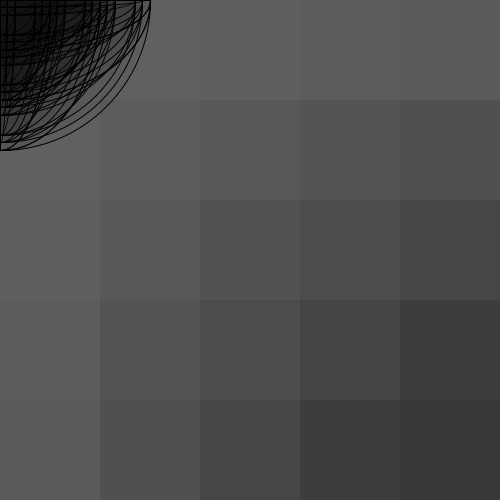
Frame 1 (no input)
Frame 60 (the mouse pressed at the canvas centre just before this capture): identical to frame 1, image omitted
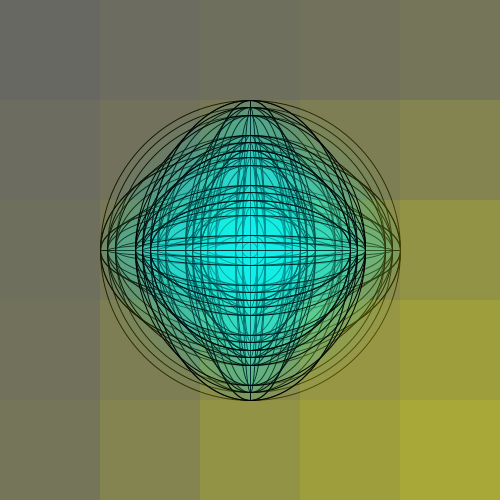
Frame 120 (the mouse held since frame 60 and released just before this capture)

The Processing sketch that drew these frames (run headless with seeded random() and noise(); from frame 60 on, the mouse is pressed at the canvas centre):

// Processing sketch: flovizs05t00
// ── flovizs05t00.pde
int c;
boolean a; 

void setup() {
  size(500, 500);
}


void draw(){
  noCursor();
  background(100);
  c=color(mouseX,mouseY,0,6); 
    
  
  for (int x = 0; x < width + 100; x += 100) { 
    for (int y = 0; y < height + 100; y += 100) {
    
  if (a == true){
  rombo(mouseX, mouseY);
  }
  elipses(x, y);
  chica(x-100, y-100);
  
  }
  }
}

void rombo(int x, int y) {
 
  stroke(mouseX, mouseY, 0, 40);
  strokeWeight(1);
  noFill();
  quad(mouseX+x-250, mouseY, mouseX, mouseY-y+250, mouseX-x+250, mouseY, mouseX, mouseY+y-250);
  fill(mouseX, mouseY, 0, 10);
  quad(mouseX+15, mouseY, mouseX, mouseY-15, mouseX-15, mouseY, mouseX, mouseY+15);
}

void chica(int x, int y){
  //Elipse chica estática en el centro
  //Elipse chica
  fill(c);
  noStroke();
  rect(500, 500, x-400, y-400);
}

void elipses(int x, int y){
  //relleno elipses grandes
    
  fill(0, mouseX, mouseY, 7);
  stroke(0);
  strokeWeight(1);
  ellipse(mouseX, mouseY, x-300, y-300);
  ellipse(mouseX, mouseY, x-285, y-285);
  ellipse(mouseX, mouseY, x-270, y-270);
}

void keyPressed(){
 if(key == 'w'){
  a = !a;
 }
}
